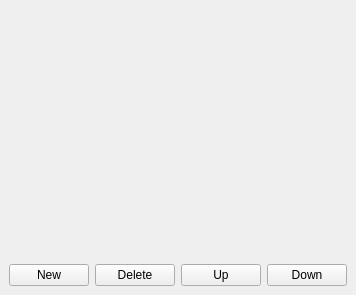
<?xml version="1.0" encoding="UTF-8"?>
<ui version="4.0">
 <class>LayersWindow</class>
 <widget class="QDockWidget" name="LayersWindow">
  <property name="geometry">
   <rect>
    <x>0</x>
    <y>0</y>
    <width>314</width>
    <height>295</height>
   </rect>
  </property>
  <property name="allowedAreas">
   <set>Qt::LeftDockWidgetArea|Qt::RightDockWidgetArea</set>
  </property>
  <property name="windowTitle">
   <string>Layers:</string>
  </property>
  <widget class="QWidget" name="dockWidgetContents">
   <layout class="QVBoxLayout" name="verticalLayout">
    <item>
     <widget class="QWidget" name="layersListArea" native="true">
      <property name="sizePolicy">
       <sizepolicy hsizetype="Expanding" vsizetype="Expanding">
        <horstretch>0</horstretch>
        <verstretch>0</verstretch>
       </sizepolicy>
      </property>
     </widget>
    </item>
    <item>
     <layout class="QHBoxLayout">
      <item>
       <widget class="QPushButton" name="new_layer_button">
        <property name="text">
         <string>New</string>
        </property>
       </widget>
      </item>
      <item>
       <widget class="QPushButton" name="delete_layer_button">
        <property name="text">
         <string>Delete</string>
        </property>
       </widget>
      </item>
      <item>
       <widget class="QPushButton" name="layer_up_button">
        <property name="text">
         <string>Up</string>
        </property>
       </widget>
      </item>
      <item>
       <widget class="QPushButton" name="layer_down_button">
        <property name="text">
         <string>Down</string>
        </property>
       </widget>
      </item>
     </layout>
    </item>
   </layout>
  </widget>
 </widget>
 <resources/>
 <connections/>
</ui>
